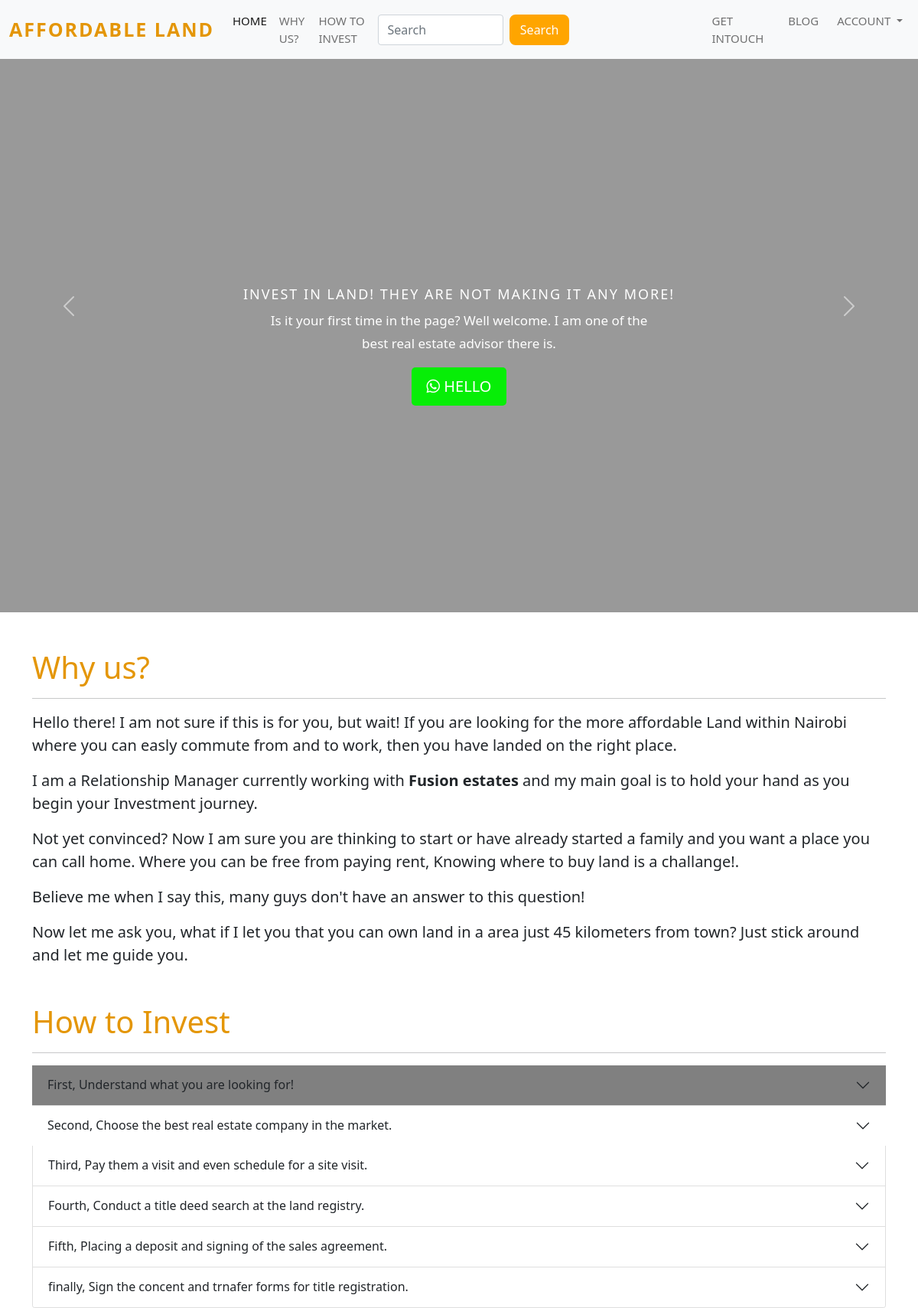
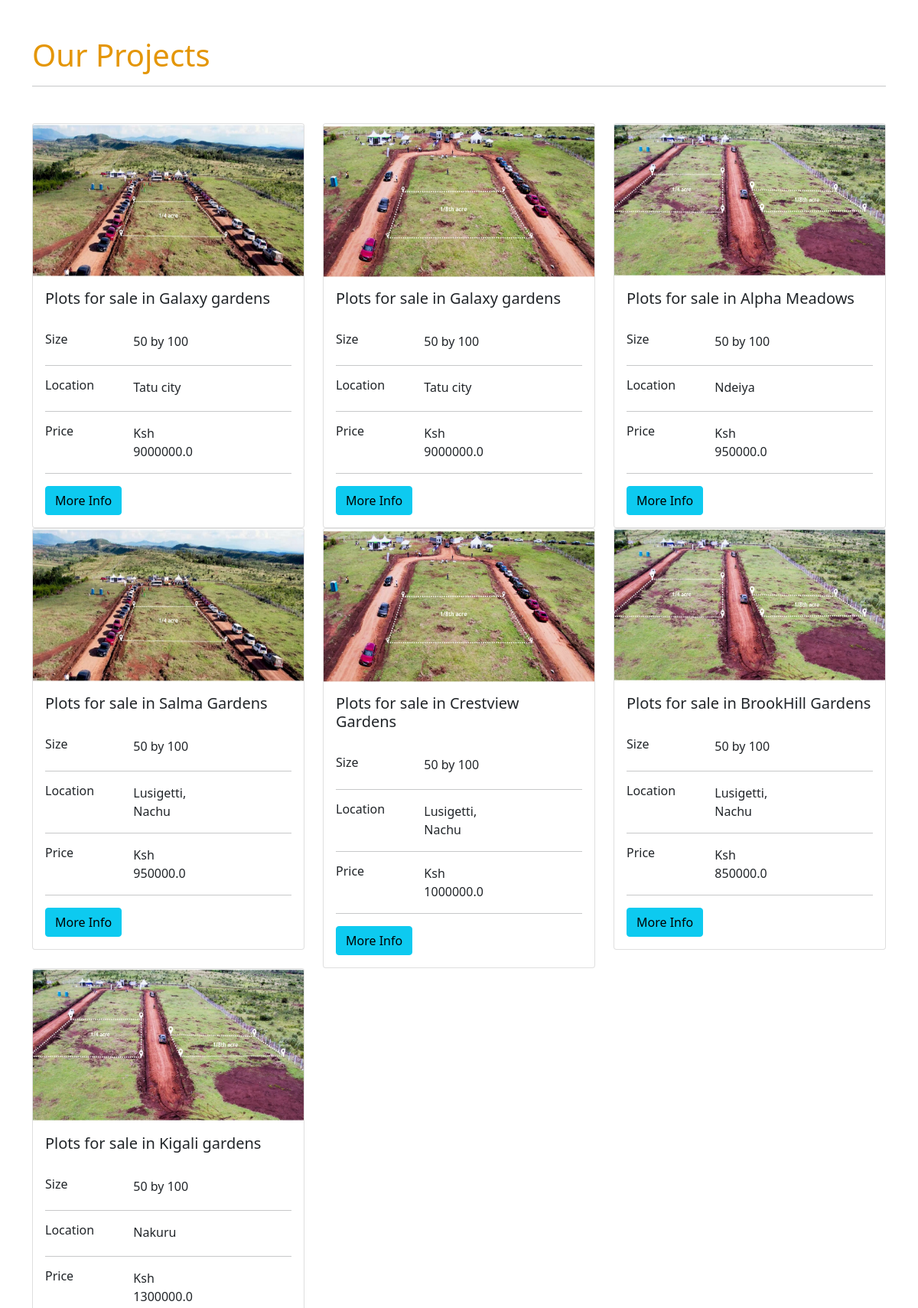
The page / (upper part) on the database its author committed (2 pictures, top to bottom).
### LandingPage/models.py (models this page shows, shortened)
class LoadProject(db.Model, UserMixin):
    id = db.Column(db.Integer, primary_key=True)
    title = db.Column(db.String(100), nullable=False)
    location = db.Column(db.String(100), nullable=False)
    price = db.Column(db.Float, nullable=False)
    project_image = db.Column(db.String(500), nullable=False)
    about_project = db.Column(db.Text, nullable=False)
    display_project = db.Column(db.Boolean, nullable=False)
    date_added = db.Column(db.DateTime, default=datetime.utcnow)

### LandingPage/views.py (the view, shortened to what this page needs)
@views.route('/', methods=['GET', 'POST'])
def index():
    form = ClientInfo()
    email_form = EmailForm()
    projects = LoadProject.query.filter_by(display_project=True)
    blogs = CreateBlog.query.filter_by(display_blog=True)
    return render_template('index.html', projects=projects, blogs=blogs, form=form, email_form=email_form)

### LandingPage/forms.py
class ClientInfo(FlaskForm):
    client_name = StringField('Enter name', validators=[DataRequired(), Length(min=4)])
    phone_number = IntegerField('Phone number', validators=[DataRequired()])
    land_location = StringField('Land location', validators=[DataRequired()])
    budget = FloatField('Your budget', validators=[DataRequired()])
    submit = SubmitField('Submit')

class EmailForm(FlaskForm):
    username = StringField('Enter your Name', validators=[DataRequired(), Length(min=2)])
    email = EmailField('Enter your Email', validators=[DataRequired()])
    subject = StringField('Enter Subject', validators=[DataRequired()])
    message = TextAreaField('Enter email message')
    submit = SubmitField('Send Email')

### LandingPage/templates/index.html (shortened to what this page needs)
{% extends 'base.html' %}
{% block body %}
<div id="carouselExampleControls" class="carousel slide" data-bs-ride="carousel">
    <div class="carousel-inner">
        <div class="carousel-item active">
            <div class="carousel-caption">
                <h5 class="animate__animated animate__bounce animate__repeat-2" style="animation-delay: 1s;">Invest in Land! They are not making it any more!</h5>
                <p class="animate__animated animate__fadeInLeft" style="animation-delay: 3s;">Is it your first time in the page? Well welcome. I am one of the best real estate advisor there is. </p>
                <a href="https://api.whatsapp.com/send?phone=254705203169&text=Hello!%20Aernest%20I%20am%20interested%20in%20Investing%20in%20real%20estate%20.%20.%20.%20" class="animate__animated animate__fadeInUp" style="animation-delay: 4s; font-size: 20px; background: rgb(7, 238, 7);">
                    <i class="fa-brands fa-whatsapp"></i> Hello
                </a>
            </div>
        </div>
    </div>
    <button class="carousel-control-prev" type="button" data-bs-target="#carouselExampleControls" data-bs-slide="prev">
      <span class="carousel-control-prev-icon" aria-hidden="true"></span>
    </button>
    <button class="carousel-control-next" type="button" data-bs-target="#carouselExampleControls" data-bs-slide="next">
      <span class="carousel-control-next-icon" aria-hidden="true"></span>
    </button>
  </div>
<div class="container mt-5">
    <div id="who-am-i">
        <h2>Why us?</h2>
        <hr>
        <p>
            Hello there! I am not sure if this is for you, but wait! If you are looking for the more affordable Land within Nairobi where you can
            easly commute from and to work, then you have landed on the right place.
        </p>
        <p>
            I am a Relationship Manager currently working with <strong>Fusion estates</strong> and my main goal is to hold your hand as you
            begin your Investment journey.
        </p>
        <p>
            Not yet convinced? Now I am sure you are thinking to start or have already started a family and you want a place you can call home.
            Where you can be free from paying rent, Knowing where to buy land is a challange!.
        </p>
        <p>Believe me when I say this, many guys don't have an answer to this question!</p>
        <p>Now let me ask you, what if I let you that you can own land in a area just 45 kilometers from town? Just stick around and let me guide you.</p>
    </div>
    <div id="how-to-invest" class="mt-5">
        <h2>How to Invest</h2>
        <hr>
        <div class="accordion accordion-flush" id="accordionFlushExample">
            <div class="accordion-item">
              <h2 class="accordion-header" id="flush-heading1">
                <button class="accordion-button collapsed" style="background: gray;" type="button" data-bs-toggle="collapse" data-bs-target="#flush-collapse1" aria-expanded="false" aria-controls="flush-collapse1">
                  First, Understand what you are looking for!
                </button>
              </h2>
            </div>
            <div class="accordion-item">
                <h2 class="accordion-header" id="flush-heading2">
                  <button class="accordion-button collapsed" type="button" data-bs-toggle="collapse" data-bs-target="#flush-collapse2" aria-expanded="false" aria-controls="flush-collapse2">
                    Second, Choose the best real estate company in the market.
                  </button>
                </h2>
              </div>
        </div>
        <div class="accordion-item">
            <h2 class="accordion-header" id="flush-heading3">
              <button class="accordion-button collapsed" type="button" data-bs-toggle="collapse" data-bs-target="#flush-collapse3" aria-expanded="false" aria-controls="flush-collapse3">
                Third, Pay them a visit and even schedule for a site visit.
              </button>
            </h2>
        </div>
        <div class="accordion-item">
            <h2 class="accordion-header" id="flush-heading4">
              <button class="accordion-button collapsed" type="button" data-bs-toggle="collapse" data-bs-target="#flush-collapse4" aria-expanded="false" aria-controls="flush-collapse4">
                Fourth, Conduct a title deed search at the land registry.
              </button>
            </h2>
        </div>
        <div class="accordion-item">
            <h2 class="accordion-header" id="flush-heading5">
              <button class="accordion-button collapsed" type="button" data-bs-toggle="collapse" data-bs-target="#flush-collapse5" aria-expanded="false" aria-controls="flush-collapse5">
                Fifth, Placing a deposit and signing of the sales agreement.
              </button>
            </h2>
        </div>
        <div class="accordion-item">
            <h2 class="accordion-header" id="flush-heading6">
              <button class="accordion-button collapsed" type="button" data-bs-toggle="collapse" data-bs-target="#flush-collapse6" aria-expanded="false" aria-controls="flush-collapse6">
                finally, Sign the concent and trnafer forms for title registration.
              </button>
            </h2>
        </div>
    </div>
    <div id="projects" class="mt-5">
        <h2>Our Projects</h2>
        <hr>
        <div class="row mt-5">
            {% for project in projects %}
            <div class="col-md-4 col-sm-12">
                <div class="card">
                    <img src="{{ project.project_image}}" alt="" class="card-img-top">
                    <div class="card-body">
                        <h5 class="card-title">Plots for sale in {{ project.title}}</h5><br>
                        <div class="card-text">
                            <div class="row">
                                <div class="col-sm-4">
                                    <h6>Size</h6>
                                </div>
                                <div class="col-sm-4">
                                    50 by 100
                                </div>
                            </div>
                            <hr>
                            <div class="row">
                                <div class="col-sm-4">
                                    <h6>Location</h6>
                                </div>
                                <div class="col-sm-4">
                                    {{ project.location }}
                                </div>
                            </div>
                            <hr>
                            <div class="row">
                                <div class="col-sm-4">
                                    <h6>Price</h6>
                                </div>
                                <div class="col-sm-4">
                                    Ksh {{ project.price}}
                                </div>
                            </div>
                            <hr>
                        </div>
                        <a href="{{url_for('views.about_project', id=project.id)}}" class="btn btn-info">More Info</a>
                    </div>
                </div>
            </div>
            {% endfor %}
        </div>
    </div>
</div>
{% endblock %}

### LandingPage/static/css/style.css (style rules this page uses)
* { padding: 0; margin: 0; box-sizing: border-box; }
.carousel-item { height: 100vh; min-height: 300px; }
.carousel-caption { bottom: 250px; z-index: 2; }
.carousel-caption h5 { font-size: 25px; text-transform: uppercase; letter-spacing: 2px; margin-top: 25px; }
.carousel-caption p { width: 60%; margin: auto; font-size: 17px; line-height: 1.8; }
.carousel-caption a { text-transform: uppercase; text-decoration: none; background: rgb(228, 150, 7); padding: 10px 20px; font-size: 14px; display: inline-block; color: #fff; margin-top: 15px; border-radius: 5px; }
.carousel-inner:before { content: ''; position: absolute; width: 100%; height: 100%; top: 0; left: 0; background: rgba(0,0,0,0.4); z-index: 1; }
#who-am-i h2, #how-to-invest h2, #blog h2, #projects h2 { font-size: 40px; color: rgb(228, 150, 7); }
#who-am-i p { font-size: 20px; }
#projects .card img { height: 200px; }
@media screen and (min-width: 720px) { .carousel-caption h5 { font-size: 18px; text-transform: uppercase; letter-spacing: 2px; margin-top: 25px; } }

### rows shown on the page
LoadProject: project_image (picture), title "Galaxy gardens", location "Tatu city", price "9000000.0"
LoadProject: project_image (picture), title "Galaxy gardens", location "Tatu city", price "9000000.0"
LoadProject: project_image (picture), title "Alpha Meadows", location "Ndeiya", price "950000.0"
LoadProject: project_image (picture), title "Salma Gardens", location "Lusigetti, Nachu", price "950000.0"
LoadProject: project_image (picture), title "Crestview Gardens", location "Lusigetti, Nachu", price "1000000.0"
LoadProject: project_image (picture), title "BrookHill Gardens", location "Lusigetti, Nachu", price "850000.0"
LoadProject: project_image (picture), title "Kigali gardens", location "Nakuru", price "1300000.0"
